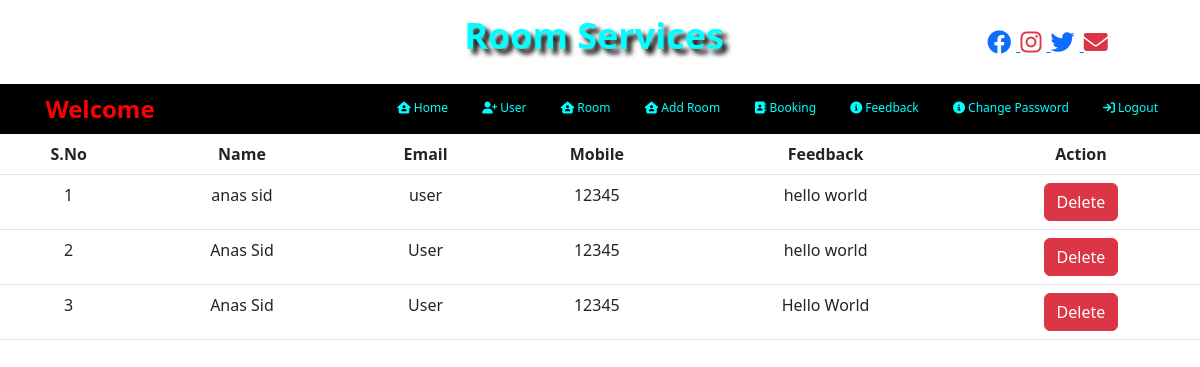
The app's page /view_feedback (signed in) with its own data.
### room/models.py (models this page shows)
class Feedback(models.Model):
    name = models.CharField(max_length=20,null=True)
    email = models.CharField(max_length=40,null=True)
    contact = models.CharField(max_length=20,null=True)
    comment = models.CharField(max_length=40,null=True)

### room/views.py (the view)
# urls.py: path('view_feedback',view_feedback,name='view_feedback'),
def view_feedback(request):
    if not request.user.is_authenticated:
        return redirect('login')
    data = Feedback.objects.all()
    d={"data":data}
    return render(request,'admin/view_feedback.html',d)

### room/templates/admin/view_feedback.html (shortened to what this page needs)
{% include 'admin_navigation.html' %}
<table class="table text-center">
    <tr>
        <th>S.No</th>
        <th>Name</th>
        <th>Email</th>
        <th>Mobile</th>
        <th>Feedback</th>
        <th>Action</th>
    </tr>
    {% for i in data %}
    <tr>
        <td>{{forloop.counter}}</td>
        <td>{{i.name}}</td>
        <td>{{i.email}}</td>
        <td>{{i.contact}}</td>
        <td>{{i.comment}}</td>
        <td><a href="{% url 'delete_feedback' i.id %}" class="btn btn-danger">Delete</a></td>
    </tr>
    {% endfor %}
</table>

### records on screen
Feedback: name "anas sid", email "user", contact "12345", comment "hello world"
Feedback: name "Anas Sid", email "User", contact "12345", comment "hello world"
Feedback: name "Anas Sid", email "User", contact "12345", comment "Hello World"
